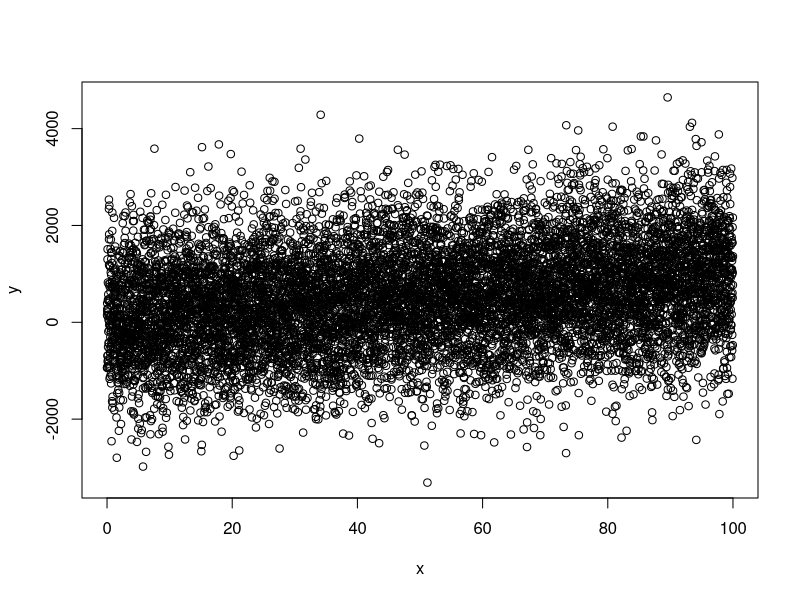

Recreate this plot in R.
## ---- chunk 1
# with large enough amount of sample
N=10000
x=seq(0,100,length.out=N) #  num [1:10000] 0 0.01 0.02 0.03 0.04 ...99.98 99.99 100.00

#This is the "Data Generating Process". Note that the large sigma makes the noise noisy
y=10*x+5+rnorm(N,0,1000 )
## ---- chunk 2
plot(x,y) # It's hard to tell what y could be given x, but the y dots appearently go upward as x increases.
